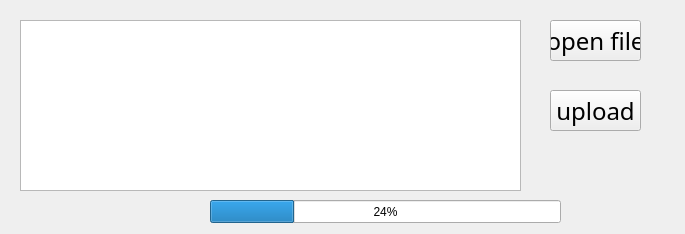
<?xml version="1.0" encoding="UTF-8"?>
<ui version="4.0">
 <class>MainWin</class>
 <widget class="QWidget" name="MainWin">
  <property name="geometry">
   <rect>
    <x>0</x>
    <y>0</y>
    <width>685</width>
    <height>234</height>
   </rect>
  </property>
  <property name="windowTitle">
   <string>Form</string>
  </property>
  <widget class="QPushButton" name="pushButton">
   <property name="geometry">
    <rect>
     <x>550</x>
     <y>90</y>
     <width>91</width>
     <height>41</height>
    </rect>
   </property>
   <property name="font">
    <font>
     <family>Agency FB</family>
     <pointsize>18</pointsize>
    </font>
   </property>
   <property name="text">
    <string>upload</string>
   </property>
  </widget>
  <widget class="QPushButton" name="pushButton_2">
   <property name="geometry">
    <rect>
     <x>550</x>
     <y>20</y>
     <width>91</width>
     <height>41</height>
    </rect>
   </property>
   <property name="font">
    <font>
     <family>Agency FB</family>
     <pointsize>18</pointsize>
    </font>
   </property>
   <property name="text">
    <string>open file</string>
   </property>
  </widget>
  <widget class="QTextBrowser" name="textBrowser">
   <property name="geometry">
    <rect>
     <x>20</x>
     <y>20</y>
     <width>501</width>
     <height>171</height>
    </rect>
   </property>
  </widget>
  <widget class="QLabel" name="error_label">
   <property name="geometry">
    <rect>
     <x>20</x>
     <y>200</y>
     <width>131</width>
     <height>17</height>
    </rect>
   </property>
   <property name="text">
    <string/>
   </property>
  </widget>
  <widget class="QProgressBar" name="clientProgressBar">
   <property name="geometry">
    <rect>
     <x>210</x>
     <y>200</y>
     <width>351</width>
     <height>23</height>
    </rect>
   </property>
   <property name="value">
    <number>24</number>
   </property>
  </widget>
 </widget>
 <resources/>
 <connections/>
</ui>
